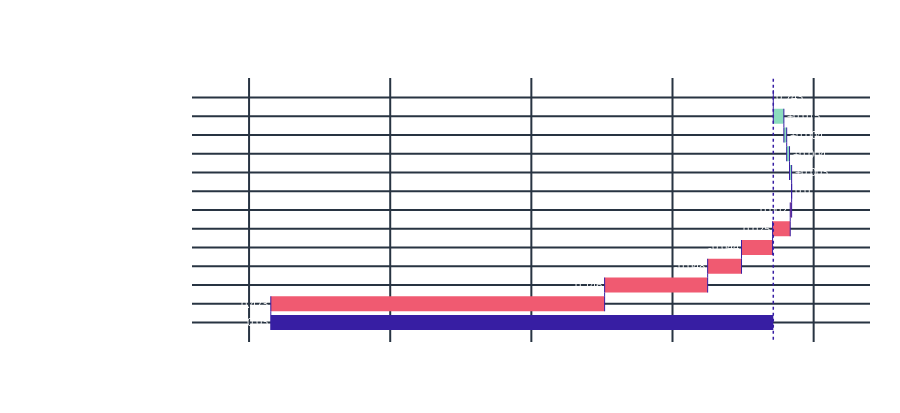
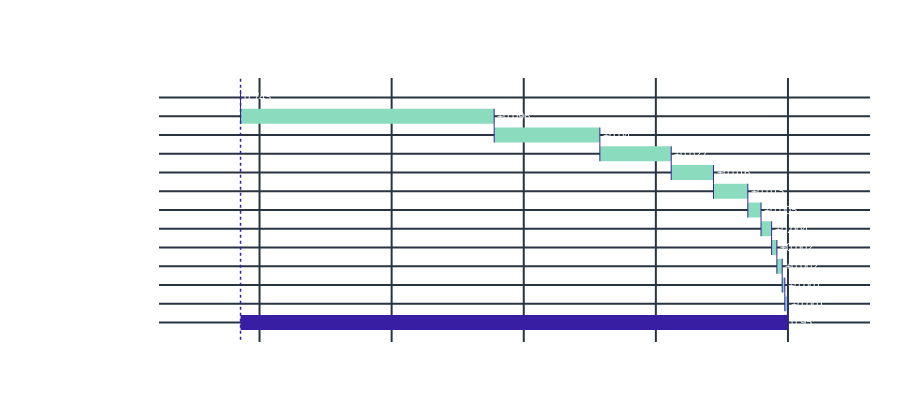

Source (notebook cell) for these figures, in order:
### Code cell
sample_african_american = df[df['label'] == 0].drop('label', axis = 1).iloc[27]

bd_sample_1 = model_lr_exp.predict_parts(sample_african_american,
                                         type='break_down')


fig = bd_sample_1.plot(show=False)
fig.update_layout(
    template='plotly_dark',
    title='sample_african_american (Logistic Regression Explainer)',
    paper_bgcolor='rgba(0, 0, 0, 0)',
    plot_bgcolor='rgba(0, 0, 0, 0)',
    font_color='white')
fig.show()

sample_caucasian = df[df['label'] == 1].drop('label', axis = 1).iloc[14]

bd_sample_2 = model_lr_exp.predict_parts(sample_caucasian,
                                         type='break_down')


fig = bd_sample_2.plot(show=False)
fig.update_layout(
    template='plotly_dark',
    title='sample_caucasian (Logistic Regression Explainer)',
    paper_bgcolor='rgba(0, 0, 0, 0)',
    plot_bgcolor='rgba(0, 0, 0, 0)',
    font_color='white')
fig.show()

### Figure 1 — Plotly figure (JSON) as saved in the notebook; plotly's stock layout.template omitted (floating-point values rounded to 4 significant figures)
{"data": [{"base": 0.7428, "connector": {"line": {"color": "#371ea3", "dash": "solid", "width": 1}, "mode": "spanning"}, "decreasing": {"marker": {"color": "#f05a71"}}, "hoverinfo": "text+delta", "hoverlabel": {"bgcolor": "rgba(0,0,0,0.8)"}, "hovertext": ["Average response: 0.743<br>Prediction: 0.03", "age_cat = 25 - 45<br>increases average response by", "c_charge_degree = (F2)<br>increases average response by", "is_violent_recid = 0.0<br>increases average response by", "c_days_from_compas = 0.0<br>increases average response by", "days_b_screening_arrest = 0.0<br>decreases average response by", "sex = Male<br>decreases average response by", "is_recid = 1.0<br>decreases average response by", "race = African-American<br>decreases average response by", "juv_misd_count = 1.0<br>decreases average response by", "juv_other_count = 3.0<br>decreases average response by", "+ all other factors<br>decreases average response by", "Average response: 0.743<br>Prediction: 0.03"], "increasing": {"marker": {"color": "#8bdcbe"}}, "measure": ["relative", "relative", "relative", "relative", "relative", "relative", "relative", "relative", "relative", "relative", "relative", "relative", "total"], "orientation": "h", "showlegend": false, "text": ["0.743", "+0.015", "+0.004", "+0.004", "+0.003", "0.0", "-0.002", "-0.025", "-0.044", "-0.048", "-0.146", "-0.473", "0.03"], "textposition": "outside", "totals": {"marker": {"color": "#371ea3"}}, "type": "waterfall", "x": [0, 0.015, 0.004, 0.004, 0.003, 0, -0.002, -0.025, -0.044, -0.048, -0.146, -0.473, -0.713], "xaxis": "x", "y": ["intercept", "age_cat = 25 - 45", "c_charge_degree = (F2)", "is_violent_recid = 0.0", "c_days_from_compas = 0.0", "days_b_screening_arrest = 0.0", "sex = Male", "is_recid = 1.0", "race = African-American", "juv_misd_count = 1.0", "juv_other_count = 3.0", "+ all other factors", "prediction"], "yaxis": "y"}], "layout": {"annotations": [{"font": {"size": 16}, "showarrow": false, "text": "Logistic Regression explainer", "x": 0.5, "xanchor": "center", "xref": "paper", "y": 1, "yanchor": "bottom", "yref": "paper"}, {"font": {"size": 16}, "showarrow": false, "text": "contribution", "x": 0.5, "xanchor": "center", "xref": "paper", "y": 0, "yanchor": "top", "yref": "paper", "yshift": -30}], "font": {"color": "white"}, "height": 413, "margin": {"b": 71, "r": 30, "t": 78}, "paper_bgcolor": "rgba(0, 0, 0, 0)", "plot_bgcolor": "rgba(0, 0, 0, 0)", "shapes": [{"line": {"color": "#371ea3", "dash": "dot", "width": 1.5}, "type": "line", "x0": 0.7428, "x1": 0.7428, "xref": "x", "y0": -1, "y1": 13, "yref": "y"}], "title": {"text": "sample_african_american (Logistic Regression Explainer)"}, "xaxis": {"anchor": "y", "automargin": true, "domain": [0, 1], "fixedrange": true, "gridwidth": 2, "range": [-0.08085, 0.8799], "tickcolor": "white", "ticklen": 3, "ticks": "outside", "type": "linear", "zeroline": false}, "yaxis": {"anchor": "x", "automargin": true, "autorange": "reversed", "domain": [0, 1], "fixedrange": true, "gridwidth": 2, "tickcolor": "white", "ticklen": 10, "ticks": "outside", "type": "category"}}}

### Figure 2 — Plotly figure (JSON) as saved in the notebook; plotly's stock layout.template omitted (floating-point values rounded to 4 significant figures)
{"data": [{"base": 0.7428, "connector": {"line": {"color": "#371ea3", "dash": "solid", "width": 1}, "mode": "spanning"}, "decreasing": {"marker": {"color": "#f05a71"}}, "hoverinfo": "text+delta", "hoverlabel": {"bgcolor": "rgba(0,0,0,0.8)"}, "hovertext": ["Average response: 0.743<br>Prediction: 0.95", "priors_count = 0.0<br>increases average response by", "c_charge_degree = (M1)<br>increases average response by", "race = Caucasian<br>increases average response by", "is_recid = 0.0<br>increases average response by", "age_cat = 25 - 45<br>increases average response by", "sex = Female<br>increases average response by", "juv_fel_count = 0.0<br>increases average response by", "juv_other_count = 0.0<br>increases average response by", "juv_misd_count = 0.0<br>increases average response by", "is_violent_recid = 0.0<br>increases average response by", "+ all other factors<br>increases average response by", "Average response: 0.743<br>Prediction: 0.95"], "increasing": {"marker": {"color": "#8bdcbe"}}, "measure": ["relative", "relative", "relative", "relative", "relative", "relative", "relative", "relative", "relative", "relative", "relative", "relative", "total"], "orientation": "h", "showlegend": false, "text": ["0.743", "+0.096", "+0.04", "+0.027", "+0.016", "+0.013", "+0.005", "+0.004", "+0.002", "+0.002", "+0.001", "+0.001", "0.95"], "textposition": "outside", "totals": {"marker": {"color": "#371ea3"}}, "type": "waterfall", "x": [0, 0.096, 0.04, 0.027, 0.016, 0.013, 0.005, 0.004, 0.002, 0.002, 0.001, 0.001, 0.207], "xaxis": "x", "y": ["intercept", "priors_count = 0.0", "c_charge_degree = (M1)", "race = Caucasian", "is_recid = 0.0", "age_cat = 25 - 45", "sex = Female", "juv_fel_count = 0.0", "juv_other_count = 0.0", "juv_misd_count = 0.0", "is_violent_recid = 0.0", "+ all other factors", "prediction"], "yaxis": "y"}], "layout": {"annotations": [{"font": {"size": 16}, "showarrow": false, "text": "Logistic Regression explainer", "x": 0.5, "xanchor": "center", "xref": "paper", "y": 1, "yanchor": "bottom", "yref": "paper"}, {"font": {"size": 16}, "showarrow": false, "text": "contribution", "x": 0.5, "xanchor": "center", "xref": "paper", "y": 0, "yanchor": "top", "yref": "paper", "yshift": -30}], "font": {"color": "white"}, "height": 413, "margin": {"b": 71, "r": 30, "t": 78}, "paper_bgcolor": "rgba(0, 0, 0, 0)", "plot_bgcolor": "rgba(0, 0, 0, 0)", "shapes": [{"line": {"color": "#371ea3", "dash": "dot", "width": 1.5}, "type": "line", "x0": 0.7428, "x1": 0.7428, "xref": "x", "y0": -1, "y1": 13, "yref": "y"}], "title": {"text": "sample_caucasian (Logistic Regression Explainer)"}, "xaxis": {"anchor": "y", "automargin": true, "domain": [0, 1], "fixedrange": true, "gridwidth": 2, "range": [0.7119, 0.981], "tickcolor": "white", "ticklen": 3, "ticks": "outside", "type": "linear", "zeroline": false}, "yaxis": {"anchor": "x", "automargin": true, "autorange": "reversed", "domain": [0, 1], "fixedrange": true, "gridwidth": 2, "tickcolor": "white", "ticklen": 10, "ticks": "outside", "type": "category"}}}
